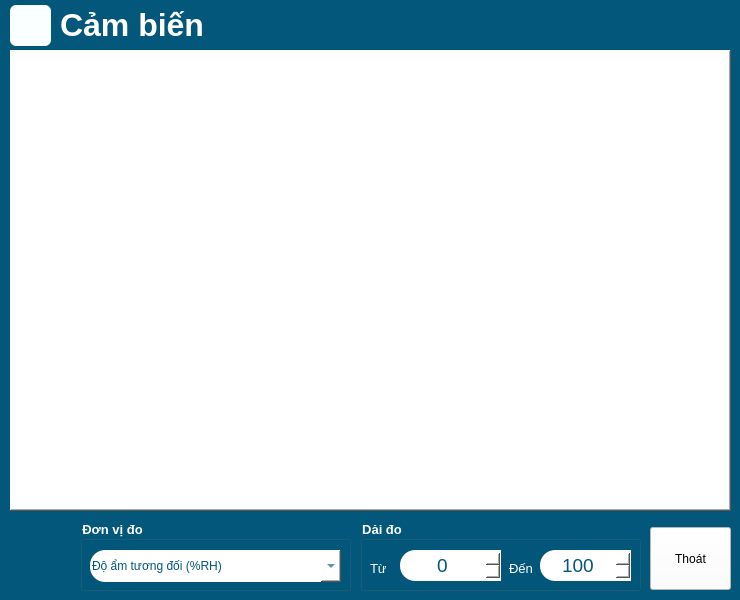
<?xml version="1.0" encoding="UTF-8"?>
<ui version="4.0">
 <class>FrmSensorDisplayClock</class>
 <widget class="QMainWindow" name="FrmSensorDisplayClock">
  <property name="geometry">
   <rect>
    <x>0</x>
    <y>0</y>
    <width>740</width>
    <height>600</height>
   </rect>
  </property>
  <property name="minimumSize">
   <size>
    <width>740</width>
    <height>600</height>
   </size>
  </property>
  <property name="maximumSize">
   <size>
    <width>740</width>
    <height>600</height>
   </size>
  </property>
  <property name="windowTitle">
   <string>MainWindow</string>
  </property>
  <property name="styleSheet">
   <string notr="true">QMainWindow{
background-color: rgb(2,87, 122);
}</string>
  </property>
  <widget class="QWidget" name="centralwidget">
   <widget class="QGraphicsView" name="graphicsView_backgroundClock">
    <property name="geometry">
     <rect>
      <x>10</x>
      <y>50</y>
      <width>721</width>
      <height>461</height>
     </rect>
    </property>
    <property name="styleSheet">
     <string notr="true">background-color: rgb(255, 255, 255);</string>
    </property>
    <property name="frameShape">
     <enum>QFrame::WinPanel</enum>
    </property>
    <property name="frameShadow">
     <enum>QFrame::Raised</enum>
    </property>
   </widget>
   <widget class="QGroupBox" name="groupBox">
    <property name="geometry">
     <rect>
      <x>360</x>
      <y>520</y>
      <width>281</width>
      <height>71</height>
     </rect>
    </property>
    <property name="font">
     <font>
      <pointsize>10</pointsize>
      <bold>true</bold>
     </font>
    </property>
    <property name="styleSheet">
     <string notr="true">color: rgb(255, 255, 255);</string>
    </property>
    <property name="title">
     <string>Dải đo</string>
    </property>
    <widget class="QSpinBox" name="spinBox_rangeMin">
     <property name="geometry">
      <rect>
       <x>40</x>
       <y>30</y>
       <width>101</width>
       <height>31</height>
      </rect>
     </property>
     <property name="font">
      <font>
       <pointsize>14</pointsize>
       <bold>false</bold>
      </font>
     </property>
     <property name="styleSheet">
      <string notr="true">QSpinBox{
color: rgb(2, 87, 122);
background-color: rgb(255, 255, 255);
border: none;
border-style: outset;
border-width: 0px;
border-top-left-radius: 15px;
border-bottom-left-radius: 15px;
}
QSpinBox:hover{
background-color: rgb(25, 149, 173);
color: rgb(255, 255, 255);
}</string>
     </property>
     <property name="alignment">
      <set>Qt::AlignCenter</set>
     </property>
     <property name="minimum">
      <number>-999999</number>
     </property>
     <property name="maximum">
      <number>999999</number>
     </property>
     <property name="value">
      <number>0</number>
     </property>
    </widget>
    <widget class="QSpinBox" name="spinBox_rangeMax">
     <property name="geometry">
      <rect>
       <x>180</x>
       <y>30</y>
       <width>91</width>
       <height>31</height>
      </rect>
     </property>
     <property name="font">
      <font>
       <pointsize>14</pointsize>
       <bold>false</bold>
      </font>
     </property>
     <property name="styleSheet">
      <string notr="true">QSpinBox{
color: rgb(2, 87, 122);
background-color: rgb(255, 255, 255);
border: none;
border-style: outset;
border-width: 0px;
border-top-left-radius: 15px;
border-bottom-left-radius: 15px;
}
QSpinBox:hover{
background-color: rgb(25, 149, 173);
color: rgb(255, 255, 255);
}</string>
     </property>
     <property name="alignment">
      <set>Qt::AlignCenter</set>
     </property>
     <property name="minimum">
      <number>-999999</number>
     </property>
     <property name="maximum">
      <number>999999</number>
     </property>
     <property name="value">
      <number>100</number>
     </property>
    </widget>
    <widget class="QLabel" name="label_2">
     <property name="geometry">
      <rect>
       <x>10</x>
       <y>40</y>
       <width>21</width>
       <height>16</height>
      </rect>
     </property>
     <property name="font">
      <font>
       <pointsize>10</pointsize>
       <bold>false</bold>
      </font>
     </property>
     <property name="text">
      <string>Từ</string>
     </property>
    </widget>
    <widget class="QLabel" name="label_3">
     <property name="geometry">
      <rect>
       <x>149</x>
       <y>40</y>
       <width>31</width>
       <height>16</height>
      </rect>
     </property>
     <property name="font">
      <font>
       <pointsize>10</pointsize>
       <bold>false</bold>
      </font>
     </property>
     <property name="text">
      <string>Đến</string>
     </property>
    </widget>
   </widget>
   <widget class="QGroupBox" name="groupBox_2">
    <property name="geometry">
     <rect>
      <x>80</x>
      <y>520</y>
      <width>271</width>
      <height>71</height>
     </rect>
    </property>
    <property name="font">
     <font>
      <pointsize>10</pointsize>
      <bold>true</bold>
     </font>
    </property>
    <property name="styleSheet">
     <string notr="true">color: rgb(255, 255, 255);</string>
    </property>
    <property name="title">
     <string>Đơn vị đo</string>
    </property>
    <widget class="QComboBox" name="comboBox_unit">
     <property name="geometry">
      <rect>
       <x>10</x>
       <y>30</y>
       <width>251</width>
       <height>32</height>
      </rect>
     </property>
     <property name="font">
      <font>
       <pointsize>10</pointsize>
       <italic>true</italic>
       <bold>true</bold>
      </font>
     </property>
     <property name="layoutDirection">
      <enum>Qt::LeftToRight</enum>
     </property>
     <property name="styleSheet">
      <string notr="true">QComboBox{
color: rgb(2, 87, 122);
background-color: rgb(255, 255, 255);
border: none;
border-style: outset;
border-width: 0px;
border-top-left-radius: 15px;
border-bottom-left-radius: 15px;
}
QComboBox::drop-down{
width: 20;
}
QComboBox:hover{
background-color: rgb(25, 149, 173);
color: rgb(255, 255, 255);
}</string>
     </property>
     <property name="editable">
      <bool>true</bool>
     </property>
     <item>
      <property name="text">
       <string>Độ ẩm tương đối (%RH)</string>
      </property>
     </item>
     <item>
      <property name="text">
       <string>Độ ẩm tuyệt đối (g/m3)</string>
      </property>
     </item>
    </widget>
   </widget>
   <widget class="QLabel" name="label_Name">
    <property name="geometry">
     <rect>
      <x>60</x>
      <y>0</y>
      <width>671</width>
      <height>50</height>
     </rect>
    </property>
    <property name="font">
     <font>
      <family>Arial</family>
      <pointsize>24</pointsize>
      <bold>true</bold>
     </font>
    </property>
    <property name="styleSheet">
     <string notr="true">color: rgb(255, 255, 255);</string>
    </property>
    <property name="text">
     <string>Cảm biến</string>
    </property>
   </widget>
   <widget class="QToolButton" name="toolButton_info">
    <property name="geometry">
     <rect>
      <x>10</x>
      <y>5</y>
      <width>41</width>
      <height>41</height>
     </rect>
    </property>
    <property name="toolTip">
     <string>Thông tin thiết bị</string>
    </property>
    <property name="styleSheet">
     <string notr="true">QToolButton{
color: rgb(2, 87, 122);
background-color: rgb(250, 255, 255);
border: none;
border-style: outset;
border-width: 0px;
border-radius: 6px;
}
QToolButton:hover{
background-color: rgb(25, 149, 173);
background-color: rgb(25, 149, 190);
color: rgb(255, 255, 255);
}</string>
    </property>
    <property name="text">
     <string/>
    </property>
    <property name="icon">
     <iconset resource="../device.qrc">
      <normaloff>:/icon/device/iconDeviceOff_401.jpg</normaloff>
      <activeoff>:/icon/device/iconDeviceOn_401.jpg</activeoff>:/icon/device/iconDeviceOff_401.jpg</iconset>
    </property>
    <property name="iconSize">
     <size>
      <width>36</width>
      <height>36</height>
     </size>
    </property>
    <property name="autoRaise">
     <bool>true</bool>
    </property>
   </widget>
   <widget class="QToolButton" name="toolButton_config">
    <property name="geometry">
     <rect>
      <x>10</x>
      <y>530</y>
      <width>61</width>
      <height>61</height>
     </rect>
    </property>
    <property name="toolTip">
     <string>Thông tin thiết bị</string>
    </property>
    <property name="styleSheet">
     <string notr="true">QToolButton{
color: rgb(2, 87, 122);
background-color: rgb(3, 87, 123);
border: none;
border-style: outset;
border-width: 0px;
border-radius: 8px;
}
QToolButton:hover{
background-color: rgb(25, 149, 173);
color: rgb(255, 255, 255);
}</string>
    </property>
    <property name="text">
     <string/>
    </property>
    <property name="icon">
     <iconset resource="../group.qrc">
      <normaloff>:/icon/group/iconSetup_On1.jpg</normaloff>
      <activeoff>:/icon/group/iconSetup_On.jpg</activeoff>:/icon/group/iconSetup_On1.jpg</iconset>
    </property>
    <property name="iconSize">
     <size>
      <width>55</width>
      <height>55</height>
     </size>
    </property>
    <property name="toolButtonStyle">
     <enum>Qt::ToolButtonIconOnly</enum>
    </property>
    <property name="autoRaise">
     <bool>true</bool>
    </property>
   </widget>
   <widget class="QPushButton" name="pushButton_cancel">
    <property name="geometry">
     <rect>
      <x>650</x>
      <y>527</y>
      <width>81</width>
      <height>63</height>
     </rect>
    </property>
    <property name="styleSheet">
     <string notr="true">background-color: rgb(255, 255, 255);</string>
    </property>
    <property name="text">
     <string>Thoát</string>
    </property>
   </widget>
  </widget>
 </widget>
 <tabstops>
  <tabstop>graphicsView_backgroundClock</tabstop>
  <tabstop>comboBox_unit</tabstop>
  <tabstop>spinBox_rangeMin</tabstop>
  <tabstop>spinBox_rangeMax</tabstop>
 </tabstops>
 <resources>
  <include location="../device.qrc"/>
  <include location="../group.qrc"/>
 </resources>
 <connections/>
</ui>
